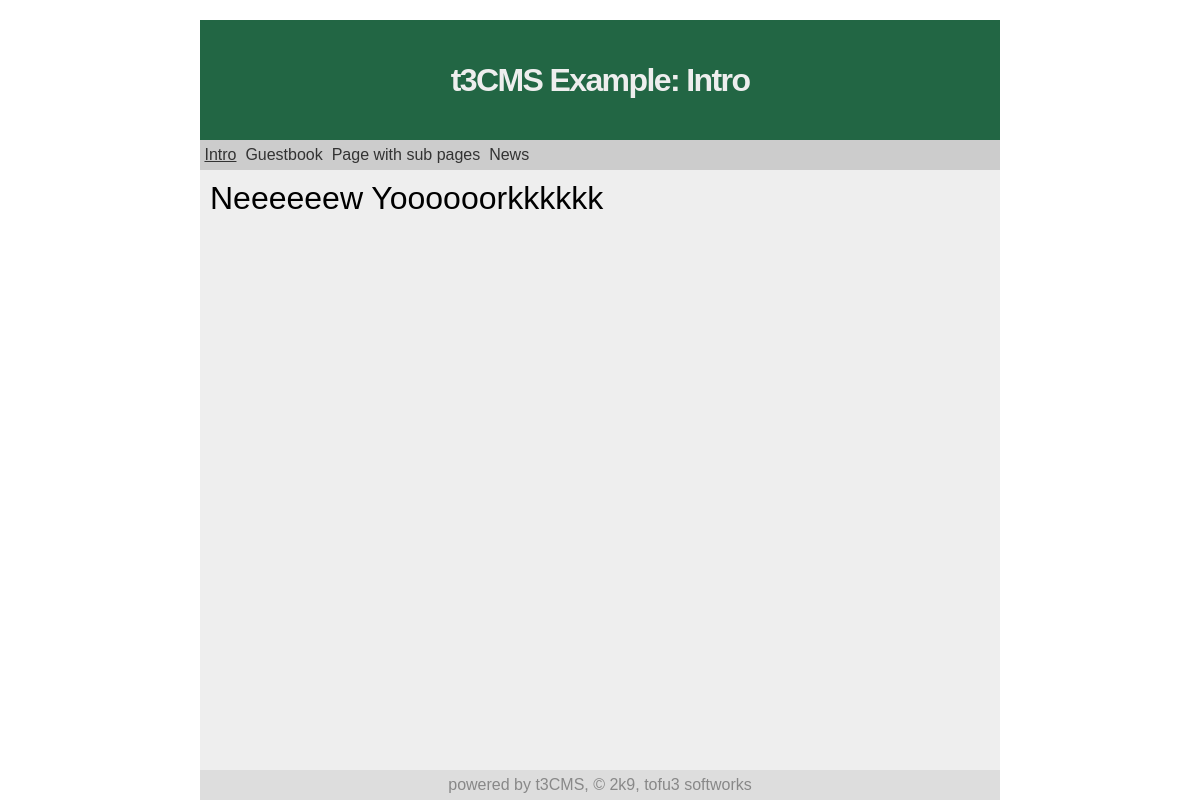
The page / on the database its author committed.
### tables this page shows
CREATE TABLE "settings" ("name" TEXT check(typeof("name") = 'text') , "type" INTEGER, "value" TEXT check(typeof("value") = 'text') , "id" INTEGER PRIMARY KEY  AUTOINCREMENT  NOT NULL );

CREATE TABLE "pages" ("id" INTEGER PRIMARY KEY  NOT NULL ,"name" TEXT,"type" TEXT,"content" TEXT,"title" TEXT,"sub" TEXT DEFAULT _ );

CREATE TABLE "menus" ("id" INTEGER PRIMARY KEY  AUTOINCREMENT  NOT NULL , "menu" INTEGER NOT NULL  DEFAULT 0, "label" TEXT, "type" TEXT DEFAULT page, "link" TEXT);

### inc/inc.db.php (called while the page is built, shortened)
<?php
 try {
  $_DB = new PDO($_S['dbType'].':'.$_S['dbPath']);
 }
 catch (PDOException $e) {
	print 'Database error.';
	die();
 }
 function db_setting($name){
    global $_DB;
    $q = $_DB->query("SELECT value FROM settings WHERE name='$name'");
    $r = $q->fetch();
    return $r[0];
 }
 function db_page($name) {
    global $_DB;
    $q = $_DB->query("SELECT * FROM pages WHERE name='$name'");
    $r = $q->fetch();
    return $r;
 }
?>

### inc/inc.page.php (called while the page is built, shortened)
<?php
 include_once('inc/inc.db.php');
 function get_page(){
    $default = db_setting('default_page');
    @$page=$_GET['page']?$_GET['page']:$default;
    $pagedata = db_page($page);
    return array($pagedata['title'],$pagedata['type'],$pagedata['content'],$page,$pagedata['id'],$pagedata['sub']);
 }
?>

### inc/inc.debug.php (called while the page is built, shortened)
<?php
 function d_getdbasarray(){
    global $_DB;
    $d_inctables = array('settings','pt_guestbook','pages');
    $DBC = array();
    foreach ($d_inctables as $t){
        $i = 0;
        foreach ($_DB->query("SELECT * from $t") as $r){
            $i++;
                foreach($r as $n=>$v)
                    if (!is_int($n))
                        $DBC[$t][$i][$n] = $v;
        }
    }
    return $DBC;
 }
?>

### inc/inc.build-functions.php (the view, shortened to what this page needs)
<?php
 function do_menu($id,$orient = 'vertical'){
    global $_DB;
    global $page_name;
    global $page_sub;
    foreach($_DB->query("SELECT label,type,link FROM menus WHERE menu='$id'") as $r){
        $linkname = $r['link'];
        $linkname=='./'?$linkname=db_setting('default_page'):0;
        $active = ($page_name==$linkname)||($page_sub==$linkname)?1:0;
        $menudata[] = array($r['label'],$r['type'],$r['link'],$active);
    }
    $m = build_menu($menudata,$orient);
    print $m;
 }
 function build_menu($data,$orient){
    foreach ($data as $item){
        $class = $item[3]?' class="active"':'';
        switch($item[1]){
            case 'page': $url = '?page='.$item[2]; break;
            case 'redir': $url = $item[2]; break;
        }
        if($orient == 'vertical'){
            $r .= '&nbsp;<a href="'.$url.'"'.$class.'>'.$item[0].'</a>&nbsp;';
        }
        else {
            $r .= '<a href="'.$url.'"'.$class.'>'.$item[0].'</a><br/>';
        }
    }
    return $r;
 }
?>

### styles/default/header.php (shortened to what this page needs)
<table id="tcont" border="0" cellspacing="0" cellpadding="0">
 <tr>
  <td rowspan="5">&nbsp;</td>
  <td id="ttpan">&nbsp;</td>
  <td rowspan="5">&nbsp;</td>
 </tr>
 <tr>
  <td id="thead"><h1><?=$title.': '.$page_title?></h1></td>
 </tr>
 <tr>
  <td id="tmenu"><?php do_menu(0) ?></td>
 </tr>
 <tr>
  <td>
   <table cellspacing="0" cellpadding="0" style="width:100%;height:100%">
    <tr>
     <td id="tmain">

### pt/html/inc.php
<?php
 function do_page($content, $name){
    print $content;
 }
?>

### styles/default/css/default.css (style rules this page uses)
* { font-family: Sans-serif }
h1 { letter-spacing: -0.05em; margin:0px; color: #eee; }
html,body { margin:0px; height:100% }
#ttpan { height:20px; }
#tcont { width: 100%; height: 100% }
#thead { width: 800px; height: 120px; text-align: center; background-color: #226644; -moz-border-radius: 10 10 0 0px; }
#tmenu { height: 30px; background: #ccc }
#tmenu a { text-decoration: none; color: #333 }
#tmain { vertical-align: top; background-color: #eee; padding: 10px }
a.active { text-decoration: underline!important }

### rows shown on the page
settings: value "t3CMS Example"
pages: title "Intro", content "Neeeeeew Yoooooorkkkkkk"
menus: label "Intro"
menus: label "Guestbook"
menus: label "Page with sub pages"
menus: label "News"
